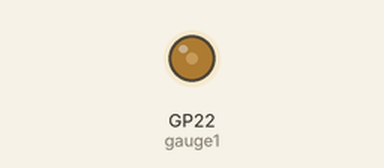
Recording of a program running on a simulated Raspberry Pi Pico running CircuitPython. On the bench: output pins drawn as LEDs (lit = HIGH).

Above: at 0.05 s.
At 3.0 s:
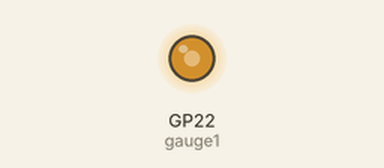
At 6.0 s:
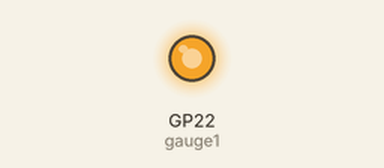
At 12.0 s:
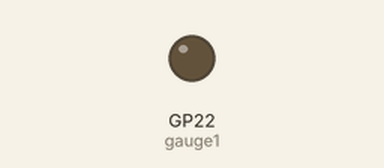
Timing chart, 0 to 15.6 s (numbered marks = the images above):
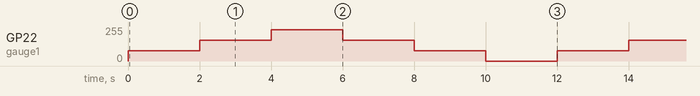

The program:

main.py
```python
import board
import pwmio
import time

MAX_DUTY_CYCLE = 60000

def percent_to_duty_cycle(pct):
    # Might as well do some sanity checks!
    if pct > 100:
        return MAX_DUTY_CYCLE
    elif pct == 0:
        return 0

    # What whole % of MAX_DUTY_CYCLE is pct?
    return int((pct / 100) * MAX_DUTY_CYCLE)


def set_gauge_to_percentage(gauge, pct):
    gauge.duty_cycle = percent_to_duty_cycle(pct)


gauge1 = pwmio.PWMOut(board.GP22, frequency=1000)

while True:
    set_gauge_to_percentage(gauge1, 33)
    time.sleep(2)

    set_gauge_to_percentage(gauge1, 66)
    time.sleep(2)

    set_gauge_to_percentage(gauge1, 100)
    time.sleep(2)

    set_gauge_to_percentage(gauge1, 66)
    time.sleep(2)

    set_gauge_to_percentage(gauge1, 33)
    time.sleep(2)

    set_gauge_to_percentage(gauge1, 0)
    time.sleep(2)
```

Measured:
- by itself, GP22 (gauge1): repeats every 12.0 s: 154/255 2.0 s, 233/255 2.0 s, 154/255 2.0 s, 77/255 2.0 s, 0/255 2.0 s, 77/255 2.0 s
